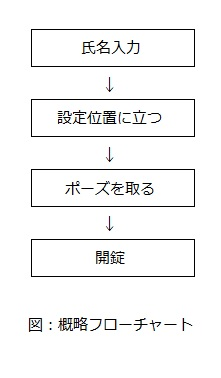
#> input picture flow-shiyou.jpg, 221 x 378 px
$ python backgroundSub.py flow-shiyou.jpg marker.png
#> lines starting #> are read from the running program, lines starting #| are printed output that depends on the picture; after the words box and inside, x2 and y2 are one past the last pixel; in counts of white or black regions, pixels touching at a corner belong together

import cv2
import numpy as np
import sys

if __name__=='__main__':
    if len(sys.argv) < 3:
        print('Usage: $python filename img1 img2')
        sys.exit(1)

#コマンドラインからグレー画像を取得
cap = cv2.imread(sys.argv[1],0)
#> cap: shape (378, 221); min 0, max 255, mean 245.5
frame = cv2.imread(sys.argv[2],0)
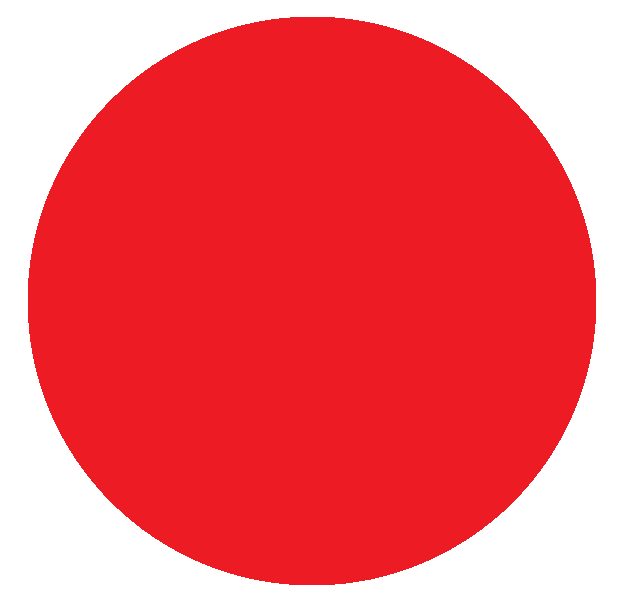
#> input picture marker.png, 624 x 593 px
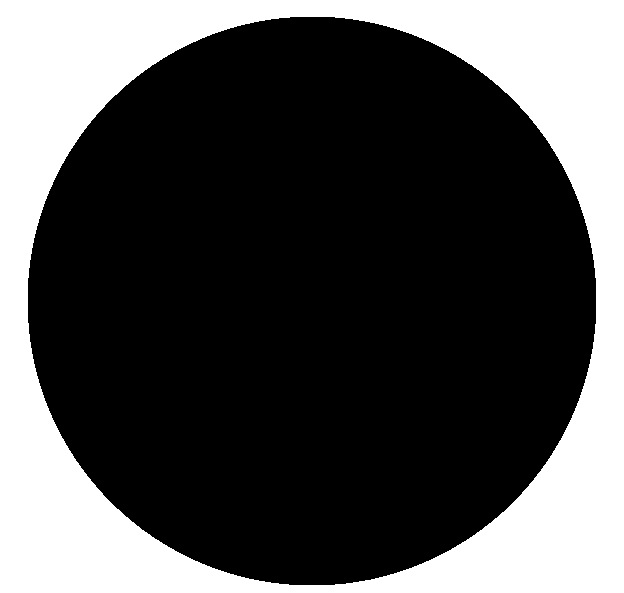
#> frame: shape (593, 624); values 138 (black) and 255 (white), 31.3% white; 1 white region, box (x1, y1, x2, y2) and area: (0, 0, 624, 593) 115832

#差分処理
#> (the run stopped early here; a loop or call above may not have finished)
